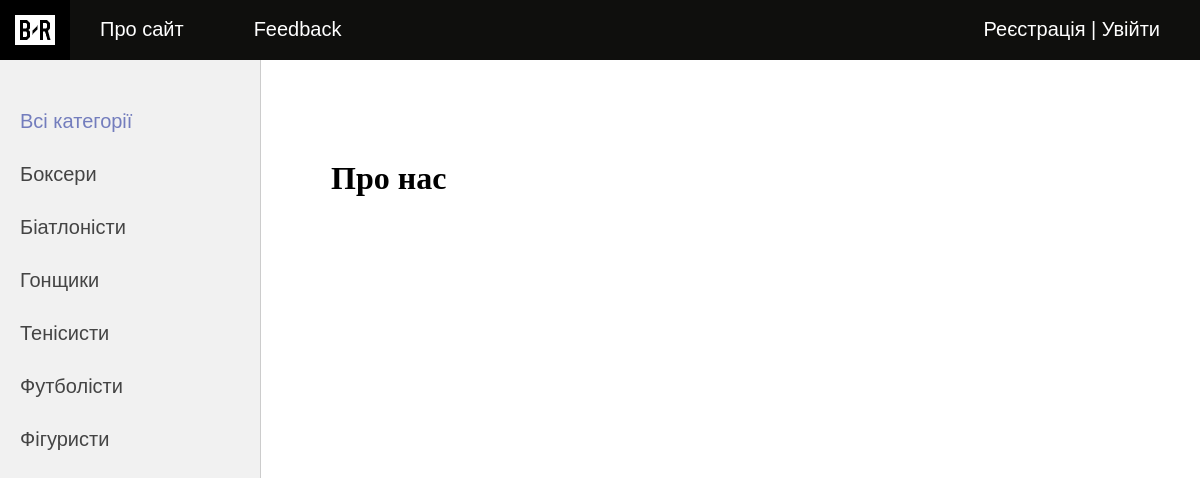
The page /about/ on the database its author committed.
### sportsman/models.py (models this page shows, shortened)
class Category(models.Model):
    name = models.CharField(max_length=100, db_index=True, verbose_name="Категорія")
    slug = models.SlugField(max_length=255, unique=True, db_index=True, verbose_name="URL")
    def get_absolute_url(self):
        return reverse('category', kwargs={'cat_slug': self.slug})
    class Meta:
        verbose_name = 'Категорія'
        verbose_name_plural = 'Категорії'
        ordering = ['id']

### sportsman/views.py (the view)
# urls.py: path('about/', About.as_view(), name='about'),
class About(DataMixin, TemplateView):
    template_name = 'sportsman/about.html'
    def get_context_data(self, *, object_list=None, **kwargs):
        context = super().get_context_data(**kwargs)
        c_def = self.get_user_context(title="Про нас")
        return dict(list(context.items()) + list(c_def.items()))

### sportsman/utils.py (called while the page is built)
    def get_user_context(self, **kwargs):
        context = kwargs
        cats = Category.objects.annotate(Count('sportsman'))
        user_menu = menu.copy()
        if not self.request.user.is_authenticated:
            user_menu.pop(1)
        context['menu'] = user_menu
        context['cats'] = cats
        if 'cat_selected' not in context:
            context['cat_selected'] = 0
        return context

### sportsman/templates/sportsman/about.html
{% extends 'sportsman/base.html' %}
{% block content %}
<h1>{{title}}</h1>
{% endblock %}

### sportsman/templates/sportsman/base.html (shortened to what this page needs)
{% load static %}
{% load sportsman_tags %}
<!DOCTYPE html>
<html>
<head>
	<link type="text/css" href="{% static 'sportsman/css/styles.css' %}" rel="stylesheet" />
</head>
<body>
<table class="table-page" border=0 cellpadding="0" cellspacing="0">
<tr><td valign=top>
{% block mainmenu %}
		<div class="header">
			<ul id="mainmenu" class="mainmenu">
			<li class="logo"><a href="{% url 'home' %}"><div class="logo"></div></a></li>
{% for m in menu %}
			<li><a href="{% url m.url_name %}">{{m.title}}</a></li>
{% endfor %}
				{% if request.user.is_authenticated %}
				<li class="last"> {{user.username}} | <a href="{% url 'logout' %}">Вийти</a></li>
				{% else %}
				<li class="last"><a href="{% url 'register' %}">Реєстрація</a> | <a href="{% url 'login' %}">Увійти</a></li>
				{% endif %}
			</ul>
		</div>
{% endblock mainmenu %}
<table class="table-content" border=0 cellpadding="0" cellspacing="0">
<tr>
	<td valign="top" class="left-chapters">
	<ul id="leftchapters">
{% if cat_selected == 0 %}
		<li class="selected">Всі категорії</li>
{% else %}
		<li><a href="{% url 'home' %}">Всі категорії</a></li>
{% endif %}
{% for c in cats %}
{% if c.sportsman__count > 0 %}
	{% if c.pk == cat_selected %}
		<li class="selected">{{c.name}}</li>
	{% else %}
		<li><a href="{{ c.get_absolute_url }}">{{c.name}}</a></li>
	{% endif %}
{% endif %}
{% endfor %}
</td>
<td valign="top" class="content">
	<div class="content-text">
{% block content %}
{% endblock %}
	</div>
</td></tr></table>
</td></tr>
</table>
</body>
</html>

### sportsman/static/sportsman/css/styles.css (style rules this page uses)
html, body { font-family: 'Arial'; margin: 0; padding: 0; height: 100%; width: 100%; color: #444; }
a { color: #0059b2; text-decoration: none; }
.table-page { width: 100%; height: 100%; vertical-align: top; }
.table-page tr { height: 100%; }
.header { background: #0f0f0d; height: 60px; }
.logo { background: url('../images/main.png') no-repeat; width: 70px; height: 60px; }
ul.mainmenu { list-style: none; margin: 0; padding: 0; height: 60px; color: #fff; font-size: 20px; overflow: hidden; }
ul.mainmenu li { float: left; margin: 18px 40px 0 30px; }
ul.mainmenu li.logo { margin: 0; }
ul.mainmenu li.last { float: right; }
ul.mainmenu li a { color: #fff; text-decoration: none; }
.table-content { width: 100%; min-height: 100%; height: 100%; }
.left-chapters { margin: 0; background: #f1f1f1; border-right: 1px solid #ccc; min-height: 100%; }
.left-chapters ul { width: 230px; min-height: 100vh; margin: 0; padding: 20px 10px 10px 20px; list-style: none; font-size: 20px; }
.left-chapters ul li { margin: 30px 0 0 0; color: #999; }
.left-chapters ul li.selected { color: #737dbd; }
.left-chapters ul li a { color: #444; text-decoration: none; }
.content { padding: 40px 20px 20px 40px; width: 100%; box-sizing: border-box; }
.content-text { margin: 60px 0 0 30px; color: #000; font-size: 20px; font-family: Yandex Sans Display Light; }
.content-text h1 { font-size: 32px; }

### rows shown on the page
Category: name "Боксери"
Category: name "Біатлоністи"
Category: name "Гонщики"
Category: name "Тенісисти"
Category: name "Футболісти"
Category: name "Фігуристи"

### other values the page prints
{{ m.title }} "Про сайт" "Feedback"
{{ title }} "Про нас"
